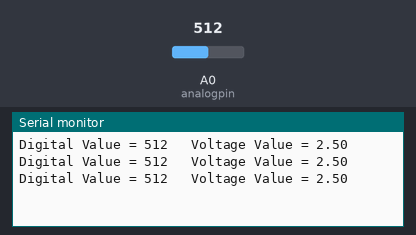
A sketch run on a simulated Arduino Uno, built with avr-gcc and run on an emulated ATmega328P. Shown: the last lines printed to the serial monitor. Inputs (shaded band) come from the test bench; at power-on: A0 (analogpin) = 512.

Above: at 1.3 s.
1.4 s: A0 (analogpin) set to 716
At 1.9 s:
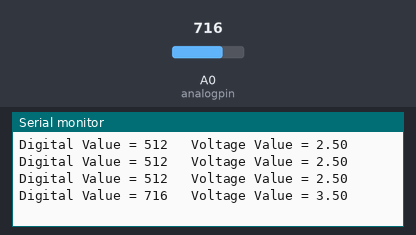
2.9 s: A0 (analogpin) set to 900
At 3.4 s:
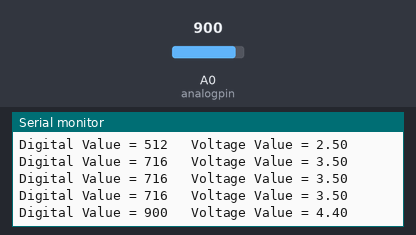
Timing chart, 0 to 5.9 s (numbered marks = the images above; inputs shaded):
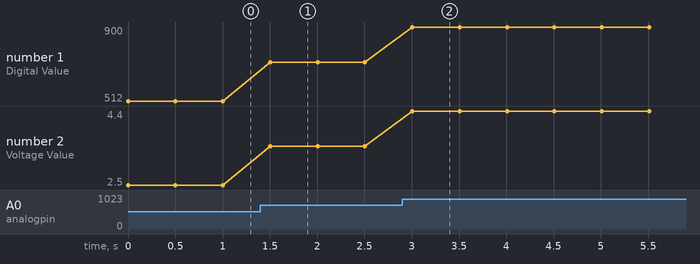

Measured:
- after the input at 1.4 s, the serial monitor: prints a new line after 0.10 s (image 1)
- after the input at 2.9 s, the serial monitor: prints a new line after 0.11 s (image 2)
- plotted number 1: 512 → 716 after the input at 1.4 s, 716 → 900 after the input at 2.9 s
- plotted number 2: 2.5 → 3.5 after the input at 1.4 s, 3.5 → 4.4 after the input at 2.9 s

The sketch:

potentiometer.ino
```cpp
//READ VOLTAGE VALUE USE POTENTIOMETER

const int analogpin = A0;

int sensordigitalvalue = 0;

float sensorvoltagevalue = 0.0;

void setup()
{
    //  INITIALIZE SERIAL COMMUNUCATION

    Serial.begin(9600);
}

void loop()
{
//   READ ANALOG VALUE

    sensordigitalvalue = analogRead(analogpin);

    sensorvoltagevalue = (sensordigitalvalue * 5.0) / 1023;

    Serial.print("Digital Value = ");

    Serial.print(sensordigitalvalue);

    Serial.print("\t Voltage Value = ");

    Serial.println(sensorvoltagevalue);

    delay(500);

}
```
